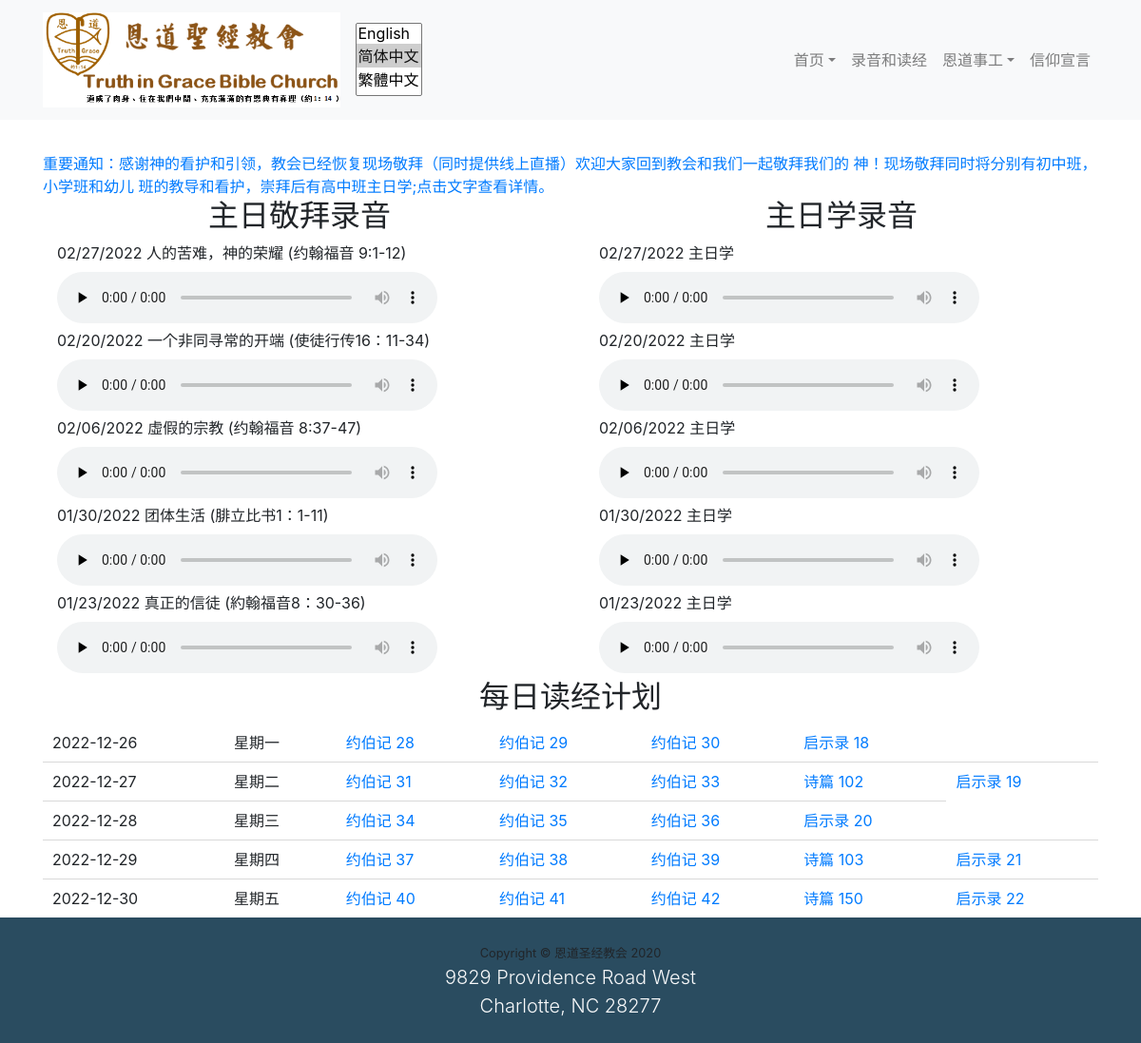
Screenshot of /zh-hans/resource/ with the database file from the repository.
### sermon/models.py (models this page shows, shortened)
class SermonSundaySchool(models.Model):
    file_type = models.CharField(max_length=50, choices=[('Sermon', 'Sermon'), ('Sunday School', 'Sunday School')], default='Sermon')
    english_title = models.CharField(max_length=200, default='', null=True, blank=True)
    simplified_chinese_title = models.CharField(max_length=200, default='', null=True, blank=True)
    tradition_chinese_title = models.CharField(max_length=200, default='', null=True, blank=True)
    mp3 = models.FileField(upload_to=f'media/')
    bible_verses = models.CharField(max_length=200, default='', null=True, blank=True)
    simplified_bible_verses = models.CharField(max_length=200, default='', null=True, blank=True)
    tradition_bible_verses = models.CharField(max_length=200, default='', null=True, blank=True)
    today = datetime.date.today()
    idx = (today.weekday() + 1) % 7
    sun = today - datetime.timedelta(idx)
    sermon_dt = models.DateField('Sermon Date', default=sun)
    speaker = models.CharField(max_length=200, default='Pastor Kevin Wang')
    tradition_chinese_speaker = models.CharField(max_length=200, default='王宇輝傳道')
    simplified_chinese_speaker = models.CharField(max_length=200, default='王宇辉传道')

class DailyBible(models.Model):
    plan_name = models.CharField(max_length=100, null=True, blank=True)
    language = models.CharField(max_length=32, null=True, blank=True)
    date = models.DateField('Bible Date', null=True, blank=True,)
    weekday = models.CharField(max_length=100, null=True, blank=True,)
    book = models.CharField(max_length=100, null=True, blank=True,)
    chapter = models.IntegerField(null=True, blank=True,)
    start_verse = models.IntegerField(null=True, blank=True,)
    end_verse = models.IntegerField(null=True, blank=True,)
    bible_verses = models.CharField(max_length=1000, null=True, blank=True,)
    html = models.CharField(max_length=1000, null=True, blank=True,)
    def __str__(self):
        return self.html

### sermon/views.py (the view)
# urls.py: path('', views.view_sermon_list, name='index'),
def view_sermon_list(request,edit=False):
    latest_sermons = SermonSundaySchool.objects.filter(file_type='Sermon').order_by('-sermon_dt')[:5]
    latest_sundayschool = SermonSundaySchool.objects.filter(file_type='Sunday School').order_by('-sermon_dt')[:5]
    today = datetime.date.today()
    idx = (today.weekday() + 1) % 7
    sunday = today - datetime.timedelta(idx)
    lang = translation.get_language()
    days_of_bible = 5
    if lang == 'zh-hans':
        biblereading_plan = DailyBible.objects.filter(language='SimpleChinese', plan_name='Plan 2022', date__gte=sunday).order_by('date')[:days_of_bible]
    elif lang == 'zh-hant':
        biblereading_plan = DailyBible.objects.filter(language='TraditionChinese', plan_name='Plan 2022', date__gte=sunday).order_by('date')[:days_of_bible]
    else:
        biblereading_plan = DailyBible.objects.filter(language='English', plan_name='Plan 2022', date__gte=sunday).order_by('date')[:days_of_bible]
    sermon_title_list = []
    for s in latest_sermons:
        sermon_title_list.append(get_title(s))
    ss_title_list = []
    for s in latest_sundayschool:
        ss_title_list.append(s.sermon_dt.strftime('%m/%d/%Y ')+_('主日学'))
    context = {'sermon_list': [[x, y] for x, y in zip(latest_sermons, sermon_title_list)],
               'sundayschool_list': [[x, y] for x, y in zip(latest_sundayschool, ss_title_list)],
               'biblereading_plan': biblereading_plan,
               'edit': edit}
    return render(request, 'sermon.html', context)

### sermon/views.py (called while the page is built)
def get_title(s):
    lang = translation.get_language()
    if lang == 'zh-hans':
        title = ' '.join([s.sermon_dt.strftime('%m/%d/%Y'), s.simplified_chinese_title, '('+s.simplified_bible_verses+')'])
    elif lang == 'zh-hant':
        title = ' '.join([s.sermon_dt.strftime('%m/%d/%Y'), s.tradition_chinese_title, '('+s.tradition_bible_verses+')'])
    else:
        title = ' '.join([s.sermon_dt.strftime('%m/%d/%Y'), s.english_title, '('+s.bible_verses+')'])
    return title

### sermon/templates/sermon.html (shortened to what this page needs)
{% extends 'base.html' %}
{% load i18n %}
{% block content %}
{% load static %}
<div class="container">
  <div class="row">
    <div class="col">
      <div class="container">
        <h2 class='text-center'>{% trans '主日敬拜录音' %}</h2>
          {% if sermon_list %}
              {% for sermon,sermon_title in sermon_list %}
                  <div class="row d-flex flex-column">
                    <div class="col-md-12">
                    {{ sermon_title }}&emsp;<label style="color:white;">{{sermon.id}}</label>
                    </div>
                    <div class="col-md-12">
                      <audio class="embed-responsive-item" controls="" preload="none" style='width:400px'>
                        <source src="{{ sermon.mp3.url }}" type="audio/mp3">
                      </audio>
                  </div>
                </div>
              {% endfor %}
          {% else %}
              <p>{% trans '没有主日敬拜录音' %}</p>
          {% endif %}
        </div>
    </div>
    <div class="col">
        <div class="container">
        <h2 class='text-center'>{% trans '主日学录音' %}</h2>
          {% if sundayschool_list %}
              {% for sermon, sermon_title in sundayschool_list %}
                <div class="row">
                  <div class="col-md-12">
                  {{ sermon_title }}&emsp;<label style="color:white;">{{sermon.id}}</label>
                  </div>
                  <div class="col-md-12">
                    <audio class="embed-responsive-item" controls="" preload="none" style='width:400px'>
                        <source src="{{ sermon.mp3.url }}" type="audio/mp3">
                    </audio>
                </div>
              </div>
              {% endfor %}
          {% else %}
              <p>{% trans '没有主日学录音' %}</p>
          {% endif %}
        </div>
    </div>
  </div>
</div>
<h2 class='text-center'>{% trans '每日读经计划' %}</h2>
<div class="container">
  {% if biblereading_plan %}
      <table class='display' id='plan_table'>
      {% for html in biblereading_plan %}
            {% autoescape off %}
                {{ html }}
            {% endautoescape %}
      {% endfor %}
      </table>
  {% else %}
      <p>{% trans '没有读经计划' %}</p>
  {% endif %}
</div>
{% endblock %}

### static/css/tigbc.css (style rules this page uses)
body { padding-top: 160px; }

### rows the page displays
SermonSundaySchool: sermon_title "02/27/2022 人的苦难，神的荣耀 (约翰福音 9:1-12)"
SermonSundaySchool: sermon_title "02/20/2022 一个非同寻常的开端 (使徒行传16：11-34)"
SermonSundaySchool: sermon_title "02/06/2022 虛假的宗教 (约翰福音 8:37-47)"
SermonSundaySchool: sermon_title "01/30/2022 团体生活 (腓立比书1：1-11)"
SermonSundaySchool: sermon_title "01/23/2022 真正的信徒 (約翰福音8：30-36)"
SermonSundaySchool: sermon_title "02/27/2022 主日学"
SermonSundaySchool: sermon_title "02/20/2022 主日学"
SermonSundaySchool: sermon_title "02/06/2022 主日学"
SermonSundaySchool: sermon_title "01/30/2022 主日学"
SermonSundaySchool: sermon_title "01/23/2022 主日学"
DailyBible: html "2022-12-26 星期一 约伯记 28 约伯记 29 约伯记 30 启示录 18"
DailyBible: html "2022-12-27 星期二 约伯记 31 约伯记 32 约伯记 33 诗篇 102 启示录 19"
DailyBible: html "2022-12-28 星期三 约伯记 34 约伯记 35 约伯记 36 启示录 20"
DailyBible: html "2022-12-29 星期四 约伯记 37 约伯记 38 约伯记 39 诗篇 103 启示录 21"
DailyBible: html "2022-12-30 星期五 约伯记 40 约伯记 41 约伯记 42 诗篇 150 启示录 22"

### other values shown
form field language "English / 简体中文 ☑ / 繁體中文"
